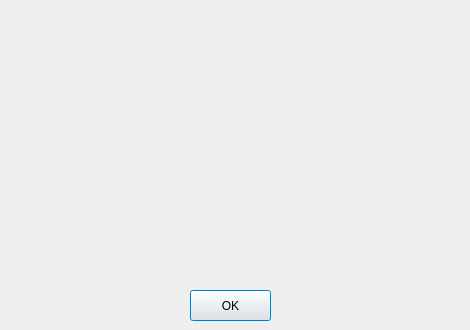
<?xml version="1.0" encoding="UTF-8"?>
<ui version="4.0">
 <class>About</class>
 <widget class="QDialog" name="About">
  <property name="geometry">
   <rect>
    <x>0</x>
    <y>0</y>
    <width>470</width>
    <height>330</height>
   </rect>
  </property>
  <property name="windowTitle">
   <string>Dialog</string>
  </property>
  <widget class="QLabel" name="image">
   <property name="geometry">
    <rect>
     <x>0</x>
     <y>0</y>
     <width>470</width>
     <height>330</height>
    </rect>
   </property>
   <property name="text">
    <string/>
   </property>
   <property name="pixmap">
    <pixmap resource="UnrealUpdater.qrc">:/data/Res/AboutBackground.png</pixmap>
   </property>
  </widget>
  <widget class="QTextBrowser" name="aboutText">
   <property name="geometry">
    <rect>
     <x>10</x>
     <y>10</y>
     <width>451</width>
     <height>311</height>
    </rect>
   </property>
   <property name="sizePolicy">
    <sizepolicy hsizetype="Fixed" vsizetype="Fixed">
     <horstretch>0</horstretch>
     <verstretch>0</verstretch>
    </sizepolicy>
   </property>
   <property name="palette">
    <palette>
     <active>
      <colorrole role="WindowText">
       <brush brushstyle="SolidPattern">
        <color alpha="255">
         <red>200</red>
         <green>200</green>
         <blue>200</blue>
        </color>
       </brush>
      </colorrole>
      <colorrole role="Text">
       <brush brushstyle="SolidPattern">
        <color alpha="255">
         <red>200</red>
         <green>200</green>
         <blue>200</blue>
        </color>
       </brush>
      </colorrole>
      <colorrole role="ButtonText">
       <brush brushstyle="SolidPattern">
        <color alpha="255">
         <red>200</red>
         <green>200</green>
         <blue>200</blue>
        </color>
       </brush>
      </colorrole>
      <colorrole role="Base">
       <brush brushstyle="SolidPattern">
        <color alpha="0">
         <red>255</red>
         <green>255</green>
         <blue>255</blue>
        </color>
       </brush>
      </colorrole>
     </active>
     <inactive>
      <colorrole role="WindowText">
       <brush brushstyle="SolidPattern">
        <color alpha="255">
         <red>200</red>
         <green>200</green>
         <blue>200</blue>
        </color>
       </brush>
      </colorrole>
      <colorrole role="Text">
       <brush brushstyle="SolidPattern">
        <color alpha="255">
         <red>200</red>
         <green>200</green>
         <blue>200</blue>
        </color>
       </brush>
      </colorrole>
      <colorrole role="ButtonText">
       <brush brushstyle="SolidPattern">
        <color alpha="255">
         <red>200</red>
         <green>200</green>
         <blue>200</blue>
        </color>
       </brush>
      </colorrole>
      <colorrole role="Base">
       <brush brushstyle="SolidPattern">
        <color alpha="0">
         <red>255</red>
         <green>255</green>
         <blue>255</blue>
        </color>
       </brush>
      </colorrole>
     </inactive>
     <disabled>
      <colorrole role="WindowText">
       <brush brushstyle="SolidPattern">
        <color alpha="255">
         <red>120</red>
         <green>120</green>
         <blue>120</blue>
        </color>
       </brush>
      </colorrole>
      <colorrole role="Text">
       <brush brushstyle="SolidPattern">
        <color alpha="255">
         <red>120</red>
         <green>120</green>
         <blue>120</blue>
        </color>
       </brush>
      </colorrole>
      <colorrole role="ButtonText">
       <brush brushstyle="SolidPattern">
        <color alpha="255">
         <red>120</red>
         <green>120</green>
         <blue>120</blue>
        </color>
       </brush>
      </colorrole>
      <colorrole role="Base">
       <brush brushstyle="SolidPattern">
        <color alpha="255">
         <red>240</red>
         <green>240</green>
         <blue>240</blue>
        </color>
       </brush>
      </colorrole>
     </disabled>
    </palette>
   </property>
   <property name="font">
    <font>
     <pointsize>10</pointsize>
    </font>
   </property>
   <property name="frameShape">
    <enum>QFrame::NoFrame</enum>
   </property>
   <property name="lineWidth">
    <number>0</number>
   </property>
   <property name="verticalScrollBarPolicy">
    <enum>Qt::ScrollBarAlwaysOff</enum>
   </property>
   <property name="horizontalScrollBarPolicy">
    <enum>Qt::ScrollBarAlwaysOff</enum>
   </property>
  </widget>
  <widget class="QPushButton" name="exitButton">
   <property name="geometry">
    <rect>
     <x>190</x>
     <y>290</y>
     <width>81</width>
     <height>31</height>
    </rect>
   </property>
   <property name="text">
    <string>OK</string>
   </property>
  </widget>
 </widget>
 <resources>
  <include location="UnrealUpdater.qrc"/>
 </resources>
 <connections/>
</ui>
